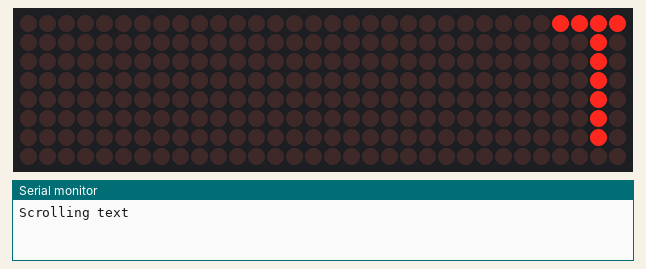
This program was run on a simulated Arduino Uno, built with avr-gcc and run on an emulated ATmega328P. Parts: 32×8 LED matrix, the last lines printed to the serial monitor.

Above: at 0.16 s.
At 0.77 s:
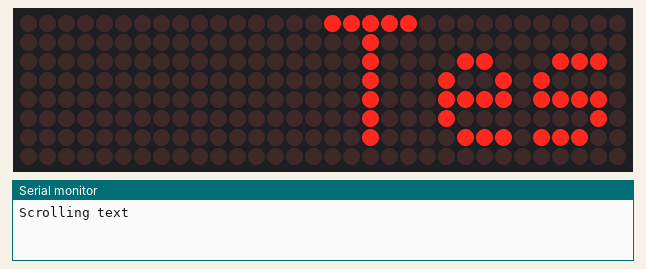
At 1.52 s:
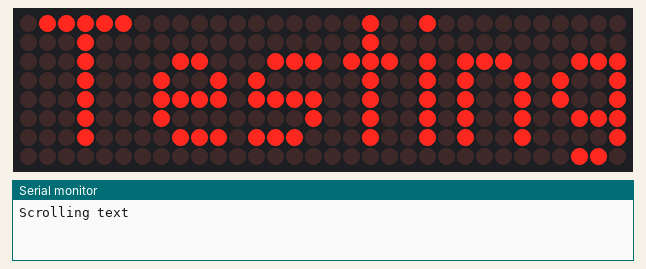
At 2.13 s:
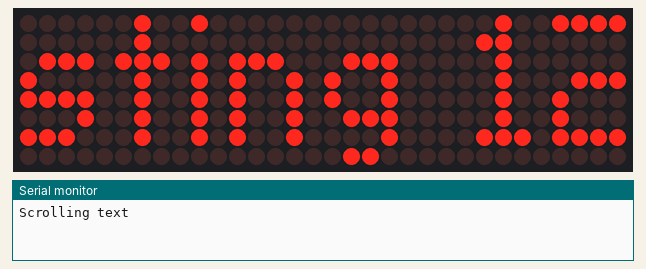
At 2.89 s:
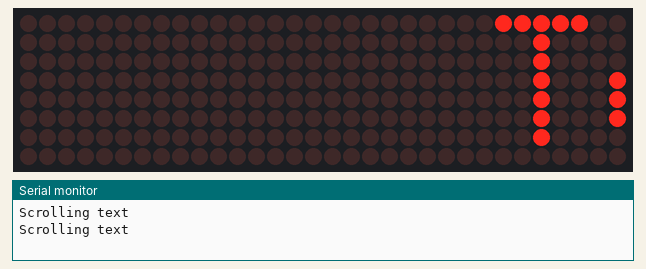

Measured:
- by itself, everything shown: repeats every 2.6 s, in 51 steps

The program:

main.cpp
```cpp
#include <Arduino.h>
#include <MD_MAX72xx.h>
#include <SPI.h>
#include <string.h>

// IP address for the ESP8266 is displayed on the scrolling display
// after startup initialisation and connected to the WiFi network.
//
// Connections for ESP8266 hardware SPI are:
// Vcc       3v3     LED matrices seem to work at 3.3V
// GND       GND     GND
// DIN        D8     HSPID or HMOSI
// CS or LD   D9     HSPICS or HCS
// CLK        D10    CLK or HCLK
//

// Cf. https://majicdesigns.github.io/MD_MAX72XX/index.html


#define MAX_DEVICES 4
#define CS_PIN 9
#define DATA_PIN 8
#define CLCK_PIN 10

int i = 0;

MD_MAX72XX mx = MD_MAX72XX(MD_MAX72XX::FC16_HW, DATA_PIN, CLCK_PIN, CS_PIN, MAX_DEVICES);

void setup()
{
  mx.begin();
  /*mx.control(0, MD_MAX72XX::INTENSITY, 2);
  mx.control(1, MD_MAX72XX::INTENSITY, 2);
  mx.control(2, MD_MAX72XX::INTENSITY, 2);
  mx.control(3, MD_MAX72XX::INTENSITY, 2);*/

  Serial.begin(9600);
}

void scrollText(const char *p);

void loop()
{
  scrollText("Testing 123");
}

void scrollText(const char *p)
{
  uint8_t charWidth;
  uint8_t cBuf[8]; // this should be ok for all built-in fonts
  int length;
  int k;
  char c;

  length = strlen(p);

  Serial.print("\nScrolling text");
  mx.clear();

  for (k = 0; k < length; k++)
  {
    c = p[k];
    charWidth = mx.getChar(c, sizeof(cBuf) / sizeof(cBuf[0]), cBuf);

    for (uint8_t i = 0; i <= charWidth; i++) // allow space between characters
    {
      mx.transform(MD_MAX72XX::TSL);
      if (i < charWidth)
        mx.setColumn(0, cBuf[i]);
      delay(50);
    }
  }
}
```
